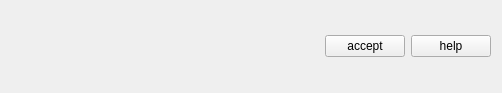
<?xml version="1.0" encoding="UTF-8"?>
<ui version="4.0">
 <class>simpleUI</class>
 <widget class="QWidget" name="simpleUI">
  <property name="geometry">
   <rect>
    <x>0</x>
    <y>0</y>
    <width>502</width>
    <height>93</height>
   </rect>
  </property>
  <property name="windowTitle">
   <string>40_UI</string>
  </property>
  <layout class="QHBoxLayout" name="horizontalLayout">
   <item>
    <spacer name="horizontalSpacer">
     <property name="orientation">
      <enum>Qt::Horizontal</enum>
     </property>
     <property name="sizeHint" stdset="0">
      <size>
       <width>40</width>
       <height>20</height>
      </size>
     </property>
    </spacer>
   </item>
   <item>
    <widget class="QPushButton" name="btnAccept">
     <property name="text">
      <string>accept</string>
     </property>
    </widget>
   </item>
   <item>
    <widget class="QPushButton" name="btnHelp">
     <property name="text">
      <string>help</string>
     </property>
    </widget>
   </item>
  </layout>
 </widget>
 <resources/>
 <connections/>
</ui>
